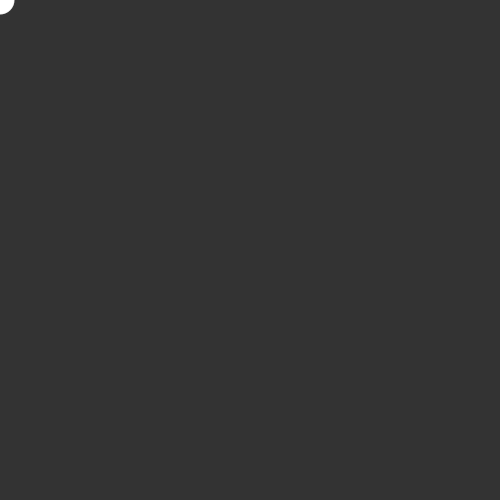
Frame 1 (no input)
Frame 60 (the mouse pressed at the canvas centre just before this capture): identical to frame 1, image omitted
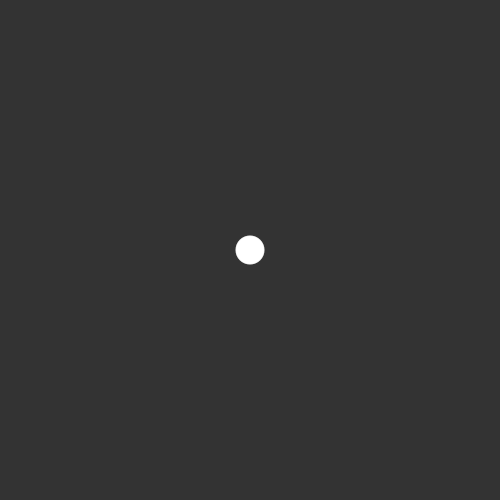
Frame 120 (the mouse held since frame 60 and released just before this capture)

The Processing sketch that drew these frames (run headless with seeded random() and noise(); from frame 60 on, the mouse is pressed at the canvas centre):

// Processing sketch: StoringInput
// ── StoringInput.pde

int num = 60;
float mx[] = new float[num];
float my[] = new float[num];

void setup() {
  size(500, 500);
  smooth();
  noStroke();
  fill(255, 153); 
}

void draw() {
  background(51); 
  
  // Cycle through the array, using a different entry on each frame. 
  // Using modulo (%) like this is faster than moving all the values over.
  int which = frameCount % num;
  mx[which] = mouseX;
  my[which] = mouseY;
  
  for (int i = 0; i < num; i++) {
    // which+1 is the smallest (the oldest in the array)
    int index = (which+1 + i) % num;
    ellipse(mx[index], my[index], i/2, i/2);
  }
}
